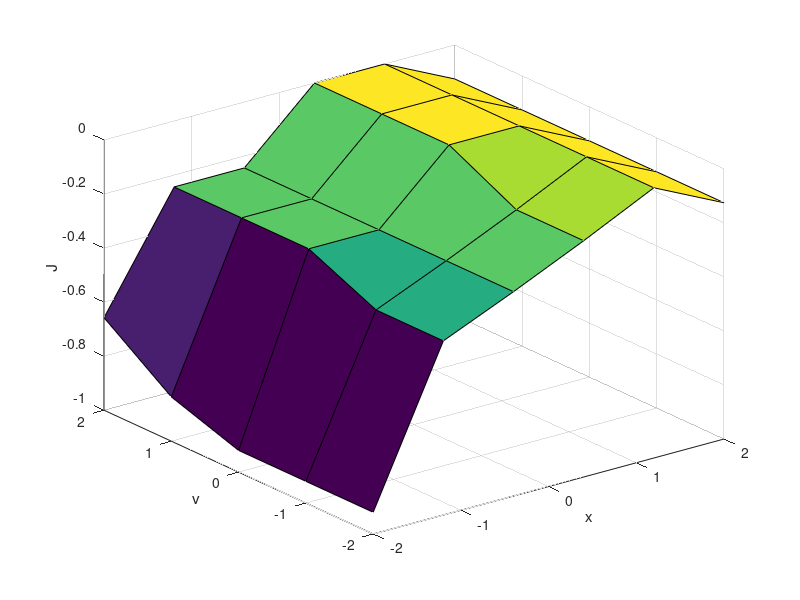

MATLAB code to generate this figure:
clear
clc

% Arena parameters
valleywidth = 2;
T = 10;
dt = 0.1;

% Problem parameters
nu = 20;
g = 1;
R = 1;
A = -1;

% Plotting parameters
numtries = 10;
xs = -2:0.8:2;
vs = -2:1:2;

% Relevant quantities
L = @(x) -1 -0.5*(tanh(2*x + 2) - tanh(2*x - 2));
Lderiv = @(x) -0.5*(2*sech(2*x + 2).^2 - 2*sech(2 - 2*x).^2);
Fg = @(x) (-g*Lderiv(x)) ./ sqrt(1 + Lderiv(x).^2);

%{
xs = -valleywidth:0.01:valleywidth;
plot(xs, L(xs), xs, Lderiv(xs), xs, Fg(xs));
legend('L', 'L''', 'Fg')
xlabel('x')
%}

% Prepare measurements
phihist = NaN(numel(xs), numel(vs), numtries);

for ix = 1:numel(xs)
    for iv = 1:numel(vs)
        fprintf('.')

        maxhist = NaN(1, numtries);

        for seed=1:numtries
            rng(seed+238765);

            x = xs(ix);
            v = vs(iv);
            ts = 0:dt:T;

            xhist = NaN(1, numel(ts));
            vhist = NaN(1, numel(ts));

            for i=1:numel(ts)
                t = ts(i);

                u = 0;
                dxi = randn(1) * sqrt(nu*dt);

                xhist(i) = x;
                vhist(i) = v;

                x = x + v*dt;
                v = Fg(x)*dt + u*dt + dxi;
            end

            %plot(ts, xhist);
            %legend('x')
            phihist(ix, iv, seed) = A * (abs(x) > valleywidth); 

            % maxhist(seed) = max(abs(xhist));
        end

        % boxplot(maxhist)
    end
end

lambda = 0.1 * nu;
Jtable = -lambda * log(sum(exp(-phihist/lambda), 3)/numtries);

[X,V] = ndgrid(xs,vs);
surf(X, V, Jtable)
xlabel('x')
ylabel('v')
zlabel('J')
